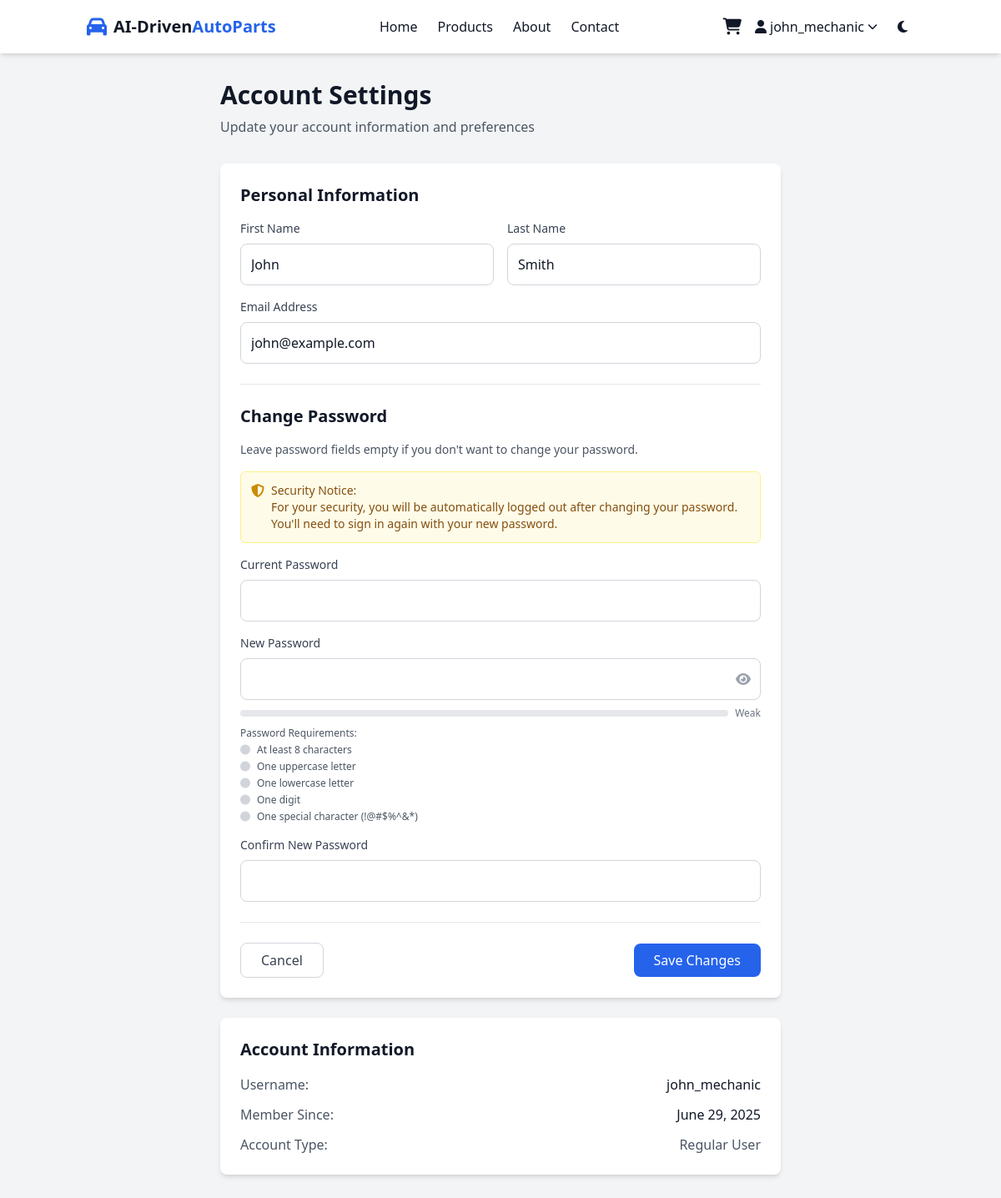
The app's page /account_settings (signed in) with its own data.
### app.py (models this page shows)
class User(UserMixin, db.Model):
    id = db.Column(db.Integer, primary_key=True)
    username = db.Column(db.String(80), unique=True, nullable=False)
    email = db.Column(db.String(120), unique=True, nullable=False)
    password_hash = db.Column(db.String(200), nullable=False)
    first_name = db.Column(db.String(50))
    last_name = db.Column(db.String(50))
    created_at = db.Column(db.DateTime, default=datetime.utcnow)
    is_admin = db.Column(db.Boolean, default=False)
    orders = db.relationship('Order', backref='user', lazy=True)

### app.py (the view, shortened to what this page needs)
@app.route('/account_settings', methods=['GET', 'POST'])
@login_required
def account_settings():
    return render_template('account_settings.html')

### app.py (called while the page is built)
@login_manager.user_loader
def load_user(user_id):
    return User.query.get(int(user_id))

### templates/account_settings.html (shortened to what this page needs)
{% extends "base.html" %}
{% block content %}
<div class="bg-gray-100 dark:bg-gray-800 min-h-screen py-8">
    <div class="container mx-auto px-4">
        <div class="max-w-2xl mx-auto">
            <div class="mb-8">
                <h1 class="text-3xl font-bold text-gray-900 dark:text-white mb-2">Account Settings</h1>
                <p class="text-gray-600 dark:text-gray-400">
                    Update your account information and preferences
                </p>
            </div>
            <div class="bg-white dark:bg-gray-700 rounded-lg shadow-md p-6">
                <form method="POST" class="space-y-6" id="accountForm">
                    <div>
                        <h2 class="text-xl font-semibold mb-4">Personal Information</h2>
                        <div class="grid grid-cols-1 md:grid-cols-2 gap-4">
                            <div>
                                <label for="first_name" class="block text-sm font-medium text-gray-700 dark:text-gray-300 mb-2">
                                    First Name
                                </label>
                                <input type="text" id="first_name" name="first_name"
                                       value="{{ current_user.first_name or '' }}"
                                       class="w-full p-3 border border-gray-300 dark:border-gray-600 rounded-lg bg-white dark:bg-gray-800 text-gray-900 dark:text-white focus:ring-2 focus:ring-primary focus:border-transparent">
                            </div>
                            <div>
                                <label for="last_name" class="block text-sm font-medium text-gray-700 dark:text-gray-300 mb-2">
                                    Last Name
                                </label>
                                <input type="text" id="last_name" name="last_name"
                                       value="{{ current_user.last_name or '' }}"
                                       class="w-full p-3 border border-gray-300 dark:border-gray-600 rounded-lg bg-white dark:bg-gray-800 text-gray-900 dark:text-white focus:ring-2 focus:ring-primary focus:border-transparent">
                            </div>
                        </div>
                        <div class="mt-4">
                            <label for="email" class="block text-sm font-medium text-gray-700 dark:text-gray-300 mb-2">
                                Email Address
                            </label>
                            <input type="email" id="email" name="email"
                                   value="{{ current_user.email }}"
                                   class="w-full p-3 border border-gray-300 dark:border-gray-600 rounded-lg bg-white dark:bg-gray-800 text-gray-900 dark:text-white focus:ring-2 focus:ring-primary focus:border-transparent">
                        </div>
                    </div>
                    <div class="border-t border-gray-200 dark:border-gray-600 pt-6">
                        <h2 class="text-xl font-semibold mb-4">Change Password</h2>
                        <p class="text-sm text-gray-600 dark:text-gray-400 mb-4">
                            Leave password fields empty if you don't want to change your password.
                        </p>
                        <div class="mb-4 p-3 bg-yellow-50 dark:bg-yellow-900/20 border border-yellow-200 dark:border-yellow-800 rounded-md">
                            <div class="flex items-start">
                                <i class="fas fa-shield-alt text-yellow-600 dark:text-yellow-400 mt-0.5 mr-2"></i>
                                <div class="text-sm text-yellow-800 dark:text-yellow-200">
                                    <p class="font-medium">Security Notice:</p>
                                    <p>For your security, you will be automatically logged out after changing your password. You'll need to sign in again with your new password.</p>
                                </div>
                            </div>
                        </div>
                        <div class="space-y-4">
                            <div>
                                <label for="current_password" class="block text-sm font-medium text-gray-700 dark:text-gray-300 mb-2">
                                    Current Password
                                </label>
                                <input type="password" id="current_password" name="current_password"
                                       class="w-full p-3 border border-gray-300 dark:border-gray-600 rounded-lg bg-white dark:bg-gray-800 text-gray-900 dark:text-white focus:ring-2 focus:ring-primary focus:border-transparent">
                            </div>
                            <div>
                                <label for="new_password" class="block text-sm font-medium text-gray-700 dark:text-gray-300 mb-2">
                                    New Password
                                </label>
                                <div class="relative">
                                    <input type="password" id="new_password" name="new_password"
                                           class="w-full p-3 pr-10 border border-gray-300 dark:border-gray-600 rounded-lg bg-white dark:bg-gray-800 text-gray-900 dark:text-white focus:ring-2 focus:ring-primary focus:border-transparent">
                                    <button type="button" id="toggleNewPassword" class="absolute inset-y-0 right-0 pr-3 flex items-center">
                                        <i class="fas fa-eye text-gray-400 hover:text-gray-600"></i>
                                    </button>
                                </div>
                                <div class="mt-2">
                                    <div class="flex items-center space-x-2">
                                        <div class="flex-1 bg-gray-200 dark:bg-gray-700 rounded-full h-2">
                                        </div>
                                        <span id="strengthText" class="text-xs text-gray-500 dark:text-gray-400">Weak</span>
                                    </div>
                                </div>
                                <div class="mt-2 text-xs text-gray-600 dark:text-gray-400">
                                    <p class="font-medium mb-1">Password Requirements:</p>
                                    <ul class="space-y-1">
                                        <li id="req-length" class="flex items-center">
                                            <i class="fas fa-circle text-gray-300 mr-2"></i>
                                            At least 8 characters
                                        </li>
                                        <li id="req-uppercase" class="flex items-center">
                                            <i class="fas fa-circle text-gray-300 mr-2"></i>
                                            One uppercase letter
                                        </li>
                                        <li id="req-lowercase" class="flex items-center">
                                            <i class="fas fa-circle text-gray-300 mr-2"></i>
                                            One lowercase letter
                                        </li>
                                        <li id="req-digit" class="flex items-center">
                                            <i class="fas fa-circle text-gray-300 mr-2"></i>
                                            One digit
                                        </li>
                                        <li id="req-special" class="flex items-center">
                                            <i class="fas fa-circle text-gray-300 mr-2"></i>
                                            One special character (!@#$%^&*)
                                        </li>
                                    </ul>
                                </div>
                            </div>
                            <div>
                                <label for="confirm_password" class="block text-sm font-medium text-gray-700 dark:text-gray-300 mb-2">
                                    Confirm New Password
                                </label>
                                <input type="password" id="confirm_password" name="confirm_password"
                                       class="w-full p-3 border border-gray-300 dark:border-gray-600 rounded-lg bg-white dark:bg-gray-800 text-gray-900 dark:text-white focus:ring-2 focus:ring-primary focus:border-transparent">
                            </div>
                        </div>
                    </div>
                    <div class="flex justify-between items-center pt-6 border-t border-gray-200 dark:border-gray-600">
                        <a href="{{ url_for('profile') }}"
                           class="px-6 py-2 border border-gray-300 dark:border-gray-600 text-gray-700 dark:text-gray-300 rounded-lg hover:bg-gray-50 dark:hover:bg-gray-600 transition">
                            Cancel
                        </a>
                        <div class="flex items-center space-x-4">
                            <button type="submit" id="submitBtn"
                                    class="px-6 py-2 bg-primary hover:bg-secondary text-white rounded-lg font-medium transition disabled:opacity-50 disabled:cursor-not-allowed">
                                Save Changes
                            </button>
                        </div>
                    </div>
                </form>
            </div>
            <div class="mt-6 bg-white dark:bg-gray-700 rounded-lg shadow-md p-6">
                <h2 class="text-xl font-semibold mb-4">Account Information</h2>
                <div class="space-y-3">
                    <div class="flex justify-between">
                        <span class="text-gray-600 dark:text-gray-400">Username:</span>
                        <span class="font-medium">{{ current_user.username }}</span>
                    </div>
                    <div class="flex justify-between">
                        <span class="text-gray-600 dark:text-gray-400">Member Since:</span>
                        <span class="font-medium">{{ current_user.created_at.strftime('%B %d, %Y') }}</span>
                    </div>
                    <div class="flex justify-between">
                        <span class="text-gray-600 dark:text-gray-400">Account Type:</span>
                        <span class="font-medium">
                            {% if current_user.is_admin %}
                                <span class="text-primary">Administrator</span>
                            {% else %}
                                <span class="text-gray-600 dark:text-gray-400">Regular User</span>
                            {% endif %}
                        </span>
                    </div>
                </div>
            </div>
        </div>
    </div>
</div>
{% endblock %}

### templates/base.html (shortened to what this page needs)
<!DOCTYPE html>
<html lang="en" class="scroll-smooth">
<head>
    <script src="https://cdn.tailwindcss.com"></script>
    <link rel="stylesheet" href="https://cdnjs.cloudflare.com/ajax/libs/font-awesome/6.4.0/css/all.min.css">
</head>
<body class="bg-gray-50 dark:bg-gray-900 text-gray-900 dark:text-gray-100 transition-colors duration-300">
    <header class="sticky top-0 z-50 bg-white dark:bg-gray-800 shadow-md">
        <div class="container mx-auto px-4 py-3 flex justify-between items-center">
            <div class="flex items-center space-x-2">
                <i class="fas fa-car text-2xl text-primary"></i>
                <a href="{{ url_for('home') }}" class="text-xl font-bold">AI-Driven<span class="text-primary">AutoParts</span></a>
            </div>
            <div class="hidden md:flex space-x-6">
                <a href="{{ url_for('home') }}" class="hover:text-primary transition">Home</a>
                <a href="{{ url_for('products') }}" class="hover:text-primary transition">Products</a>
                <a href="#about" class="hover:text-primary transition">About</a>
                <a href="#contact" class="hover:text-primary transition">Contact</a>
            </div>
            <div class="flex items-center space-x-4">
                {% if current_user.is_authenticated %}
                    <a href="{{ url_for('cart') }}" class="relative">
                        <i class="fas fa-shopping-cart text-xl"></i>
                    </a>
                    <div class="relative" id="user-dropdown">
                        <button class="flex items-center space-x-1 hover:text-primary transition cursor-pointer" id="user-dropdown-btn">
                            <i class="fas fa-user"></i>
                            <span>{{ current_user.username }}</span>
                            <i class="fas fa-chevron-down text-xs"></i>
                        </button>
                    </div>
                {% else %}
                    <a href="{{ url_for('login') }}" class="hover:text-primary transition">Login</a>
                    <a href="{{ url_for('register') }}" class="bg-primary hover:bg-secondary text-white px-4 py-2 rounded-lg transition">Register</a>
                {% endif %}
                <button id="theme-toggle" class="p-2 rounded-full hover:bg-gray-200 dark:hover:bg-gray-700">
                    <i class="fas fa-moon dark:hidden"></i>
                </button>
            </div>
        </div>
    </header>
    <main>
        {% block content %}{% endblock %}
    </main>
</body>
</html>

### records on screen
User: username "john_mechanic", first_name "John", last_name "Smith", email "john@example.com", created_at "June 29, 2025"
